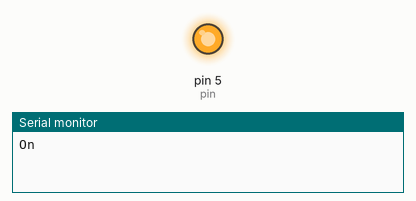
This sketch was run on a simulated Arduino Uno, built with avr-gcc and run on an emulated ATmega328P. Parts: output pins drawn as LEDs (lit = HIGH), the last lines printed to the serial monitor.

Above: at 2.5 s.
At 7.5 s:
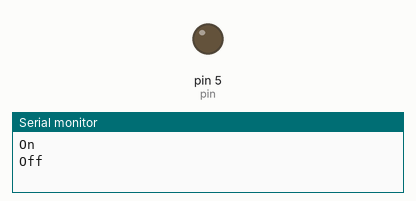
Timing chart, 0 to 13.0 s (numbered marks = the images above):
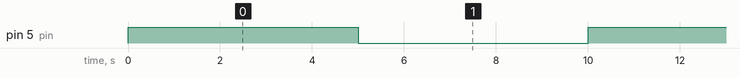

The sketch:

code_for_relay.ino
```cpp
int pin=5;

void setup() {
  Serial.begin(115200);
  pinMode(pin,OUTPUT);


}

void loop() {
  digitalWrite(pin,1);
  Serial.println("On");
  delay(5000);
  digitalWrite(pin,0);
  Serial.println("Off");
  delay(5000);

}
```

Measured:
- by itself, pin 5 (pin): alternates HIGH for 5.0 s and LOW for 5.0 s
